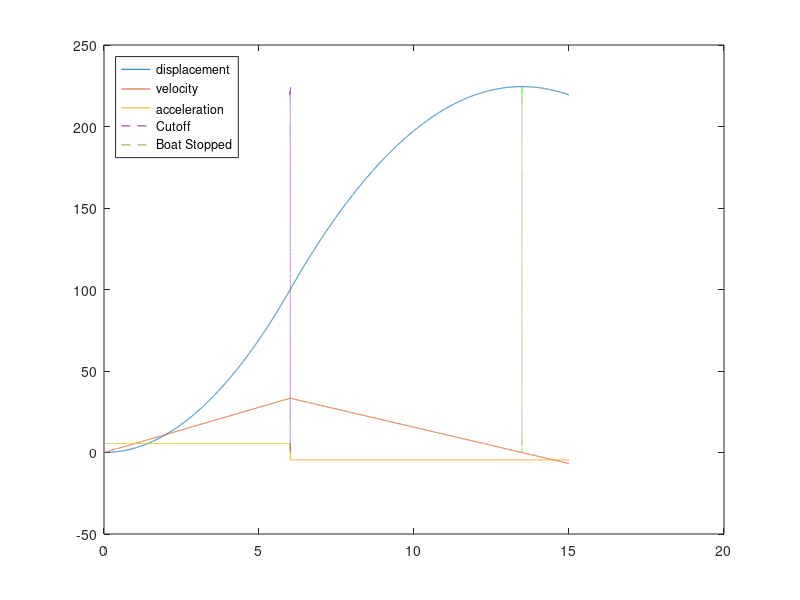

Write the MATLAB code that produced this figure.
%% Description

%The purpose of this script is to determine the velocity and position of
%the boat, given that there is a period where the boat accelerates, and the
%boat 'decelerates'. This is performed using numerical integration

%Numerical Integration:

%Numerical integration trades a small bit of accuracy for simplified code.
%Let's say we're given an integral:

%integral(x, dx) from 0 to 1

%our equation would evaluate to [.5(1)^2 - .5(0)^2]  = .5

%however we do not like matlab symbolic notation because it is garbage, so
%we do not have matlab derive our governing equation for us. 

%when we integrate, we are essentially performing the following calculation 
%over and over again (i.e. on a loop)

%new_x = (current_x + new_x)dx
%

%instead 



%% PARAMETER AND SETUP
clear all
m_boat= 65; %lbs, includes all equipment
F_f = 11.2; %lbs-force, forward thrust
F_b = 9.0; %lbs-force, rearward thrust
a_f = 32.17*F_f / m_boat; %acceleration, ft/s^2
a_b = -32.17*F_b / m_boat; %backward acceleration = deceleration ft/s^2
Vi = 0; %initial velocity, ft/s

timestep = .001; %timestep required for 
t = (0:timestep:15);

acceleration_list = zeros(1,length(t));
acceleration_list(1) = a_f;
velocity_list = zeros(1,length(t));
velocity_list(1) = Vi;
displacement_list = zeros(1, length(t));

disp_cutoff = 100;
cutoff_index = 0;
stopped_index = 0;
velocity_check = 0;
%% NUMERICAL INTEGRATION
check_decel = 0;
for index = 2:length(t);
%% TEST IF SLOWING DOWN 
    %% before cutoff pt
    if displacement_list(index-1) < disp_cutoff && check_decel == 0;
        status = [1,': Before cutoff pt'];
        a = a_f;
    %% after cutoff point    
    elseif displacement_list(index-1) >= disp_cutoff && check_decel == 0;
        check_decel = 1;
        status = [2, 'just reached cutoff pt'];
        a = a_b;
    elseif check_decel == 1
        a = a_b;
        status = [3, 'after cutoff pt'];
    end
    
    if velocity_list(index-1) < 0 && velocity_check == 0
        status = [4, 'boat has stopped'];
        velocity_check = 1;
    end
    
    %% numerical integration for real
    acceleration_list(index) = a;
    velocity_list(index) = velocity_list(index-1) + a*timestep;
    displacement_list(index) = displacement_list(index-1) + velocity_list(index)*timestep;
    
    if status(1) == 2
        cutoff_index = index;
    end
    if status(1) == 4
        stopped_index = index;
    end
    
end

plot(t, displacement_list);
hold on ;
plot(t,velocity_list);
hold on ;
plot(t,acceleration_list);
hold on ; 
plot(repmat(t(cutoff_index), 1, length(t)), displacement_list, '--');
plot(repmat(t(stopped_index), 1, length(t)), displacement_list, '--');

legend('displacement', 'velocity', 'acceleration','Cutoff', 'Boat Stopped','Location','northwest');
hold off
t_cutoff = t(cutoff_index);
t_stopped = t(stopped_index);

message = ['The boat stopped after ',num2str(t_stopped), ' seconds']
message = ['After starting to slow down, it took approximately' t_stopped - t(cutoff_index)]

